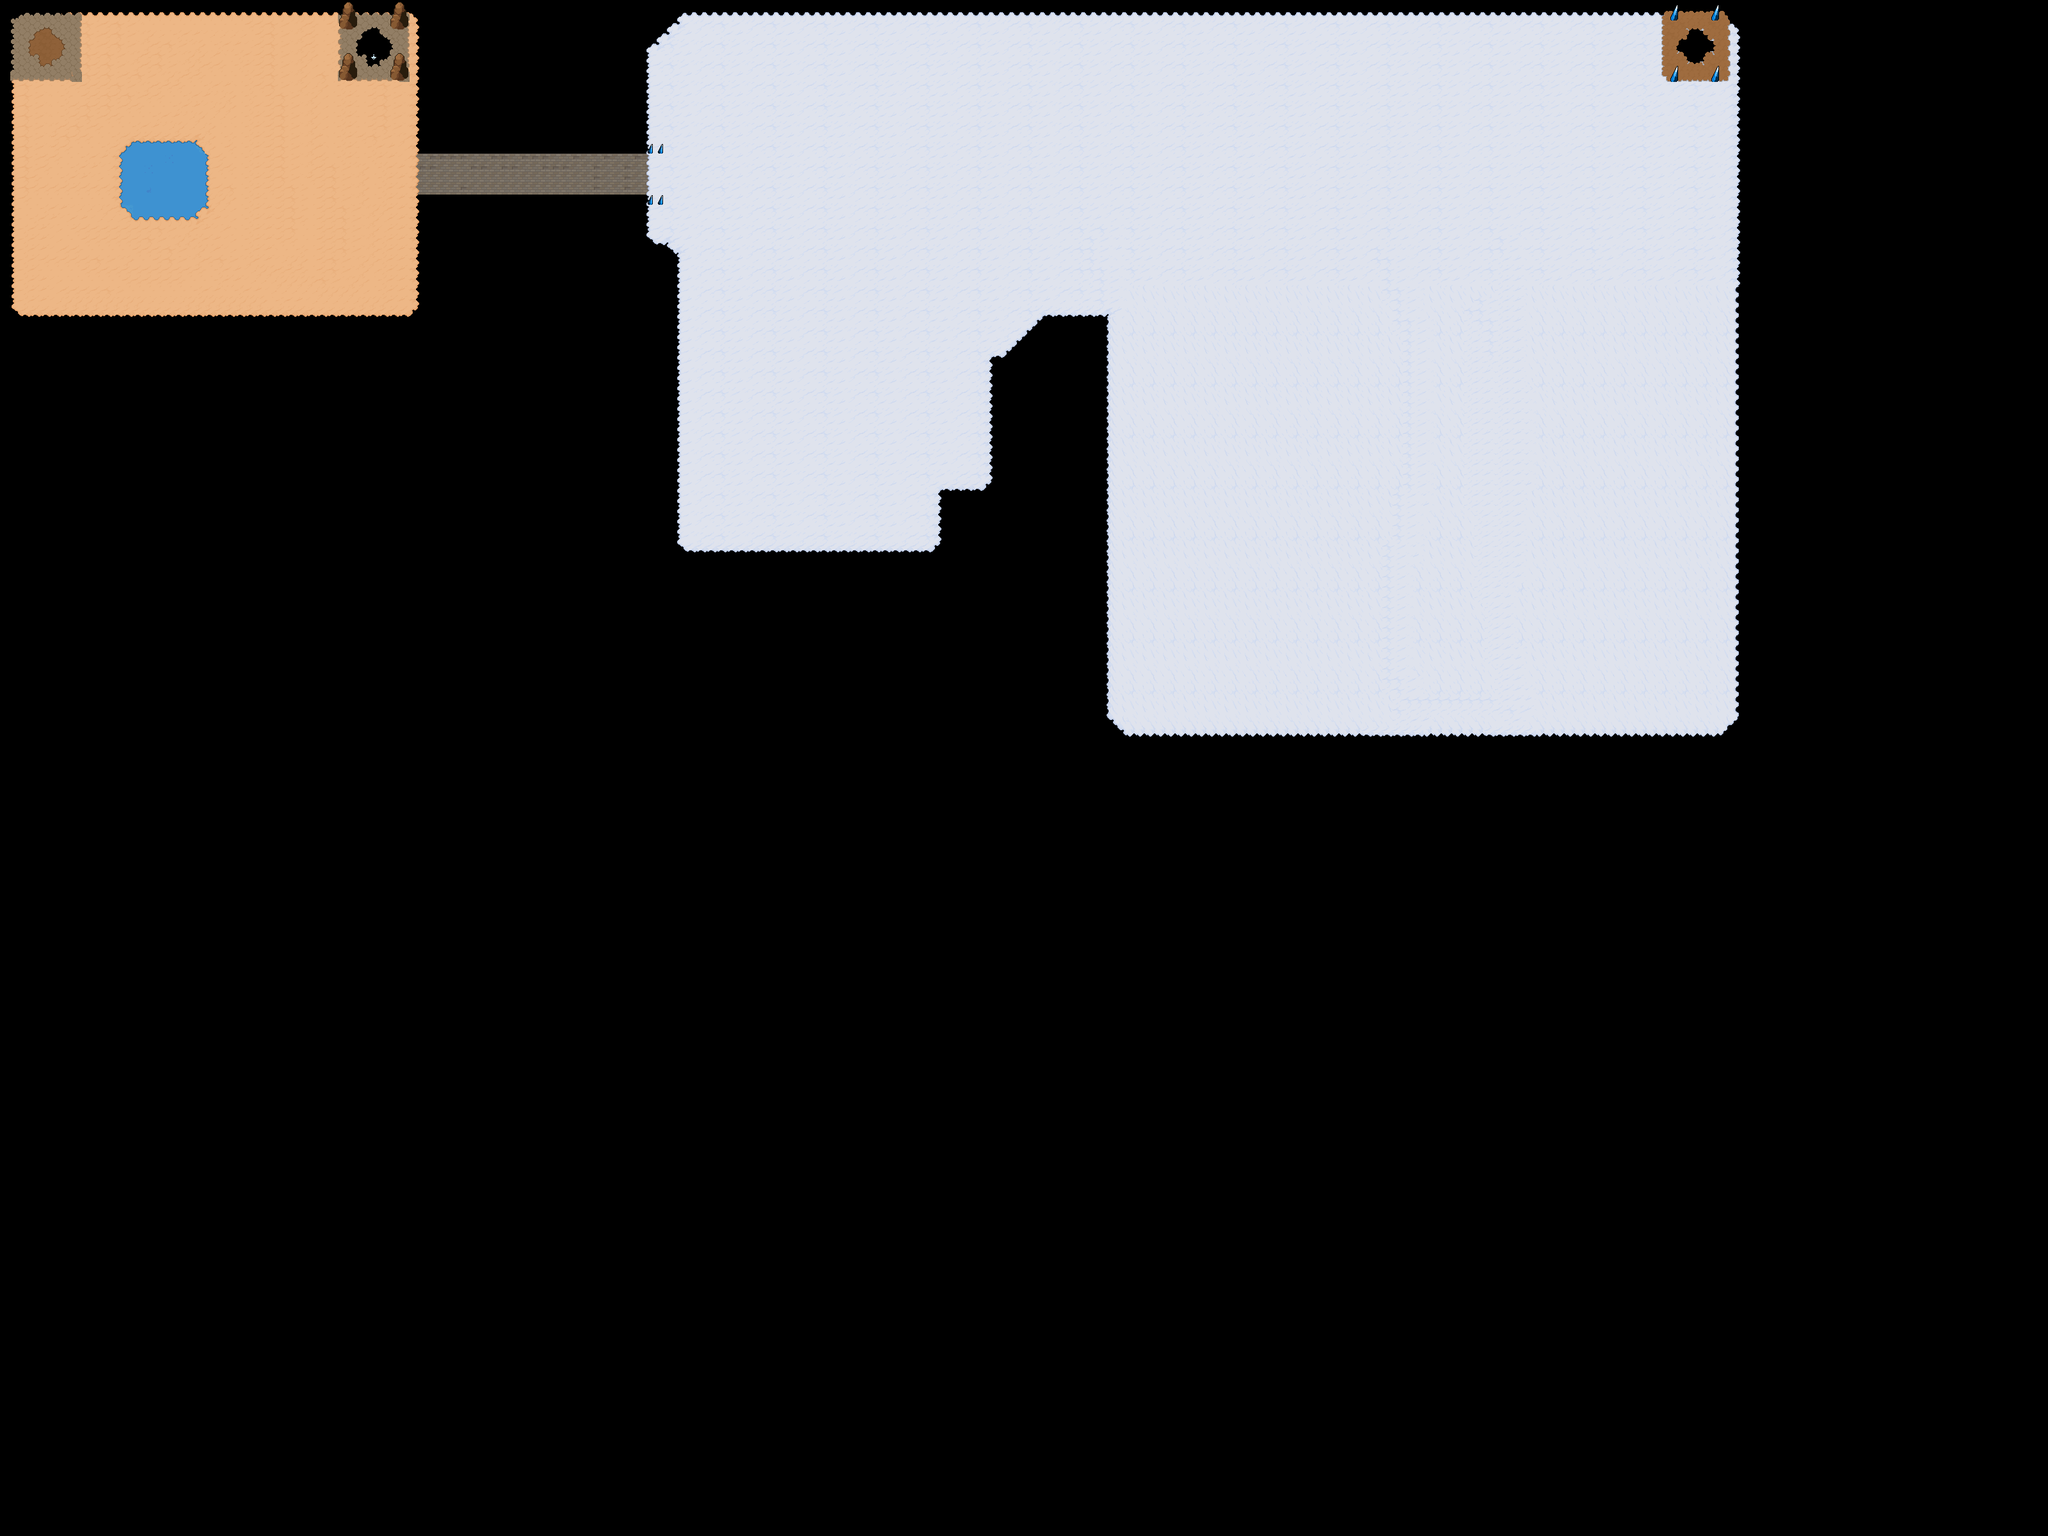

This is a level from a 2D game, rendered from its Tiled map with the project's own tilesets. A one-line summary and the map file follow, with tile-layer data summarised:
An orthogonal 200x150 tile map with 16x16 px tiles, 5 tile layers (Sub, Solo, Up, DetalhesMapa, ...), 6 tilesets and 62 objects.

<map version="1.10" tiledversion="1.12.2" orientation="orthogonal" renderorder="right-down" width="200" height="150" tilewidth="16" tileheight="16" infinite="0" nextlayerid="32" nextobjectid="157">
 <tileset firstgid="1" name="solo" tilewidth="16" tileheight="16" tilecount="650" columns="25">
  <image source="editorSave/Tilesets/Floors_Tiles.png" width="400" height="416" />
 </tileset>
 <tileset firstgid="651" name="Agua" tilewidth="16" tileheight="16" tilecount="625" columns="25">
  <image source="editorSave/Tilesets/Water_tiles.png" width="400" height="400" />
 </tileset>
 <tileset firstgid="1276" name="HitBox" tilewidth="16" tileheight="16" tilecount="1" columns="1">
  <image source="../HitBox.png" width="16" height="16" />
 </tileset>
 <tileset firstgid="1277" name="Interface" tilewidth="16" tileheight="16" tilecount="1" columns="1">
  <image source="../../fonts/arrow_1.png" width="16" height="16" />
 </tileset>
 <tileset firstgid="1278" name="Furnitures" tilewidth="16" tileheight="16" tilecount="2700" columns="50">
  <image source="../Furniture.png" width="800" height="864" />
 </tileset>
 <tileset firstgid="3978" name="Rocks" tilewidth="16" tileheight="16" tilecount="247" columns="13">
  <image source="../Rocks.png" width="208" height="304" />
 </tileset>
 <layer id="2" name="Sub" width="200" height="150">
  <data>[30000 cells, 237 non-empty, 27 distinct tile ids]</data>
 </layer>
 <layer id="1" name="Solo" width="200" height="150">
  <data>[30000 cells, 7676 non-empty, 69 distinct tile ids]</data>
 </layer>
 <layer id="4" name="Up" width="200" height="150">
  <data>[30000 cells, 137 non-empty, 36 distinct tile ids]</data>
 </layer>
 <layer id="24" name="DetalhesMapa" width="200" height="150">
  <data>[30000 cells, 20 non-empty, 9 distinct tile ids]</data>
 </layer>
 <layer id="31" name="DetalhesMapaCima" width="200" height="150">
  <data>[30000 cells, 16 non-empty, 8 distinct tile ids]</data>
 </layer>
 <objectgroup id="29" name="DetalhesAcimaPersonagem" />
 <objectgroup id="14" name="Parede">
  <object id="51" x="654.667" y="16.6667" width="16.6667" height="222" />
  <object id="52" x="655.333" y="304.667" width="18.6667" height="192.667" />
  <object id="53" x="-0.666667" y="498.667" width="672.667" height="16.6667" />
  <object id="54" x="0.666667" y="0.666667" width="14.6667" height="494" />
  <object id="55" x="16.6667" y="0" width="656" height="14.6667" />
  <object id="60" x="674" y="305.333" width="337.333" height="19.3333" />
  <object id="65" x="987.333" y="382.667" width="52.3333" height="16.6667" />
  <object id="68" x="988" y="325.333" width="23.6667" height="56.6667" />
  <object id="69" x="1039.33" y="398.667" width="16.6667" height="481" />
  <object id="70" x="1057.33" y="864" width="432.333" height="15.3333" />
  <object id="71" x="1471.67" y="768.333" width="17.6667" height="95.3333" />
  <object id="72" x="1490.67" y="767.333" width="77" height="16.6667" />
  <object id="75" x="1551" y="561.5" width="17" height="204" />
  <object id="76" x="1632" y="496" width="95" height="14.5" />
  <object id="77" x="1569" y="509" width="62" height="57.5">
   <polygon points="20,27 62.5,-11 42.5,30 0.5,52.5" />
  </object>
  <object id="78" x="1712" y="512" width="15" height="655" />
  <object id="79" x="1729" y="1134.5" width="15.5" height="32" />
  <object id="80" x="1745.5" y="1150.5" width="991.5" height="17" />
  <object id="81" x="2704" y="1134" width="31.5" height="15" />
  <object id="82" x="2720" y="15.5" width="16.5" height="1116" />
  <object id="83" x="2703" y="13.5" width="16" height="19.5" />
  <object id="84" x="1065" y="0" width="1636.5" height="16" />
  <object id="85" x="991" y="0" width="75" height="75.5">
   <polygon points="26.5,30.5 77,20 52.5,42 14.5,79" />
  </object>
  <object id="86" x="991" y="79.5" width="17.5" height="160" />
  <object id="87" x="673.333" y="222.667" width="316" height="16.6667" />
  <object id="94" x="197" y="224.5" width="120" height="112" />
  <object id="127" x="15.75" y="14.75" width="12" height="13" />
  <object id="130" x="2616.33" y="32.0002" width="67.3333" height="71.6667">
   <polygon points="17,12.6667 40.3333,10 60.6666,45 4,42.6667" />
  </object>
  <object id="131" x="2617.67" y="99.6665" width="67.3333" height="71.6667">
   <polygon points="23,-2.66667 39.3333,-1.66667 57.6666,-23.3333 2.33333,-24.6667" />
  </object>
  <object id="132" x="2666.67" y="64.6668" width="11" height="10" />
  <object id="133" x="2609.67" y="113" width="12.3333" height="15.3333" />
  <object id="135" x="2673.83" y="113" width="12.3333" height="15.3333" />
  <object id="136" x="2674.5" y="15" width="12.3333" height="15.3333" />
  <object id="137" x="2610.17" y="15" width="12.3333" height="15.3333" />
  <object id="138" x="1008.5" y="223.25" width="31.5" height="16.75" />
  <object id="139" x="1012" y="305" width="26" height="15.25" />
  <object id="140" x="529.667" y="22.3333" width="29.3333" height="23.3333" />
  <object id="141" x="608" y="22.6667" width="31.6667" height="23.3333" />
  <object id="142" x="609.333" y="104.333" width="30.3333" height="20.3333" />
  <object id="143" x="528.333" y="103.667" width="31" height="23.3333" />
  <object id="147" x="566.25" y="52.5" width="26" height="16.75" />
  <object id="148" x="592.5" y="55.25" width="4.5" height="36.5" />
  <object id="149" x="597" y="60.5" width="6.5" height="30" />
  <object id="150" x="604" y="63.5" width="5" height="23" />
  <object id="151" x="609" y="69" width="4.75" height="8" />
  <object id="152" x="557.25" y="71" width="35.25" height="16" />
  <object id="153" x="572.75" y="87.5" width="20.5" height="15.25" />
  <object id="154" x="558.25" y="62.5" width="8" height="8" />
  <object id="155" x="573.5" y="43.75" width="19" height="8.75" />
  <object id="156" x="568.75" y="49" width="5.5" height="4.5" />
 </objectgroup>
 <objectgroup id="23" name="PortaoCidade" visible="0" />
 <objectgroup id="12" name="PortaoNeve">
  <object id="108" gid="2732" x="656.545" y="282.182" width="16" height="16" />
  <object id="109" gid="2732" x="656.545" y="266.727" width="16" height="16" />
  <object id="110" gid="2732" x="656.545" y="259.455" width="16" height="16" />
  <object id="104" gid="2637" x="656.909" y="309.636" width="16" height="16" />
  <object id="113" gid="2732" x="656.545" y="293.455" width="16" height="16" />
  <object id="114" gid="2587" x="656.909" y="294.182" width="16" height="16" />
  <object id="125" gid="2732" x="656.5" y="252.25" width="16" height="16" />
  <object id="112" gid="2587" x="656.182" y="237.091" width="16" height="16" />
  <object id="126" gid="2637" x="656.25" y="252" width="16" height="16" />
 </objectgroup>
 <objectgroup id="30" name="PortaoNeveMenssagem" visible="0">
  <object id="144" x="622.5" y="222" width="58" height="84" />
 </objectgroup>
 <objectgroup id="19" name="EntradaPortalNeve" visible="0">
  <object id="129" x="2608" y="31.3333" width="80.3333" height="80.3333" />
 </objectgroup>
 <objectgroup id="16" name="EntradaPortalAreia" visible="0">
  <object id="88" x="508.333" y="-4.3333" width="149.667" height="153" />
 </objectgroup>
</map>
